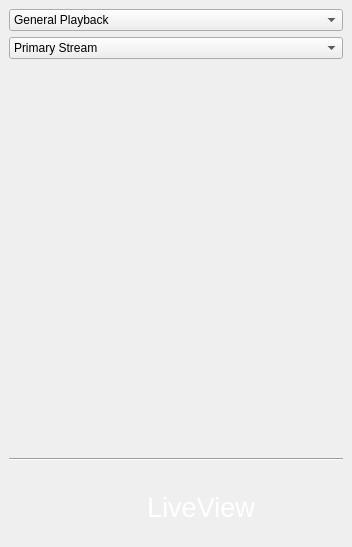
<?xml version="1.0" encoding="UTF-8"?>
<ui version="4.0">
 <class>PlaybackMode</class>
 <widget class="QWidget" name="PlaybackMode">
  <property name="geometry">
   <rect>
    <x>0</x>
    <y>0</y>
    <width>352</width>
    <height>547</height>
   </rect>
  </property>
  <property name="windowTitle">
   <string>Form</string>
  </property>
  <layout class="QGridLayout" name="gridLayout">
   <property name="leftMargin">
    <number>0</number>
   </property>
   <property name="topMargin">
    <number>0</number>
   </property>
   <property name="rightMargin">
    <number>0</number>
   </property>
   <property name="bottomMargin">
    <number>0</number>
   </property>
   <item row="0" column="0">
    <widget class="QWidget" name="widget_background" native="true">
     <layout class="QVBoxLayout" name="verticalLayout_2">
      <property name="bottomMargin">
       <number>0</number>
      </property>
      <item>
       <widget class="ComboBox" name="comboBox_playType">
        <item>
         <property name="text">
          <string>General Playback</string>
         </property>
        </item>
        <item>
         <property name="text">
          <string>Event Playback</string>
         </property>
        </item>
        <item>
         <property name="text">
          <string>Tag Playback</string>
         </property>
        </item>
        <item>
         <property name="text">
          <string>Picture Playback</string>
         </property>
        </item>
       </widget>
      </item>
      <item>
       <widget class="ComboBox" name="comboBox_stream">
        <item>
         <property name="text">
          <string>Primary Stream</string>
         </property>
        </item>
        <item>
         <property name="text">
          <string>Secondary Stream</string>
         </property>
        </item>
       </widget>
      </item>
      <item>
       <widget class="QStackedWidget" name="stackedWidget">
        <property name="currentIndex">
         <number>4</number>
        </property>
        <widget class="PlaybackGeneral" name="page_general"/>
        <widget class="PlaybackEvent" name="page_event"/>
        <widget class="PlaybackTag" name="page_tag"/>
        <widget class="PlaybackSplit" name="page_split"/>
        <widget class="PlaybackPicture" name="page_picture"/>
       </widget>
      </item>
      <item>
       <widget class="Line" name="line">
        <property name="orientation">
         <enum>Qt::Horizontal</enum>
        </property>
       </widget>
      </item>
      <item>
       <widget class="ToolButton" name="toolButton_close">
        <property name="sizePolicy">
         <sizepolicy hsizetype="Expanding" vsizetype="Fixed">
          <horstretch>0</horstretch>
          <verstretch>0</verstretch>
         </sizepolicy>
        </property>
        <property name="minimumSize">
         <size>
          <width>0</width>
          <height>80</height>
         </size>
        </property>
        <property name="styleSheet">
         <string notr="true">QToolButton
{
	border: 0px;
	color: #FFFFFF;
	font: 20pt;
	padding-left: 50px;
}
QToolButton:hover
{
	color: #6CD7FF;
}
QToolButton:pressed
{
	color: #FFFFFF;
}</string>
        </property>
        <property name="text">
         <string>LiveView</string>
        </property>
        <property name="icon">
         <iconset resource="../resource/resource.qrc">
          <normaloff>:/mainmenu/mainmenu/preview.png</normaloff>:/mainmenu/mainmenu/preview.png</iconset>
        </property>
        <property name="iconSize">
         <size>
          <width>64</width>
          <height>64</height>
         </size>
        </property>
        <property name="toolButtonStyle">
         <enum>Qt::ToolButtonTextBesideIcon</enum>
        </property>
       </widget>
      </item>
     </layout>
    </widget>
   </item>
  </layout>
 </widget>
 <customwidgets>
  <customwidget>
   <class>ComboBox</class>
   <extends>QComboBox</extends>
   <header>combobox.h</header>
  </customwidget>
  <customwidget>
   <class>PlaybackGeneral</class>
   <extends>QWidget</extends>
   <header>PlaybackGeneral.h</header>
   <container>1</container>
  </customwidget>
  <customwidget>
   <class>PlaybackEvent</class>
   <extends>QWidget</extends>
   <header>PlaybackEvent.h</header>
   <container>1</container>
  </customwidget>
  <customwidget>
   <class>PlaybackTag</class>
   <extends>QWidget</extends>
   <header>PlaybackTag.h</header>
   <container>1</container>
  </customwidget>
  <customwidget>
   <class>PlaybackPicture</class>
   <extends>QWidget</extends>
   <header>PlaybackPicture.h</header>
   <container>1</container>
  </customwidget>
  <customwidget>
   <class>ToolButton</class>
   <extends>QToolButton</extends>
   <header>toolbutton.h</header>
  </customwidget>
  <customwidget>
   <class>PlaybackSplit</class>
   <extends>QWidget</extends>
   <header>PlaybackSplit.h</header>
   <container>1</container>
  </customwidget>
 </customwidgets>
 <resources>
  <include location="../resource/resource.qrc"/>
 </resources>
 <connections/>
</ui>
